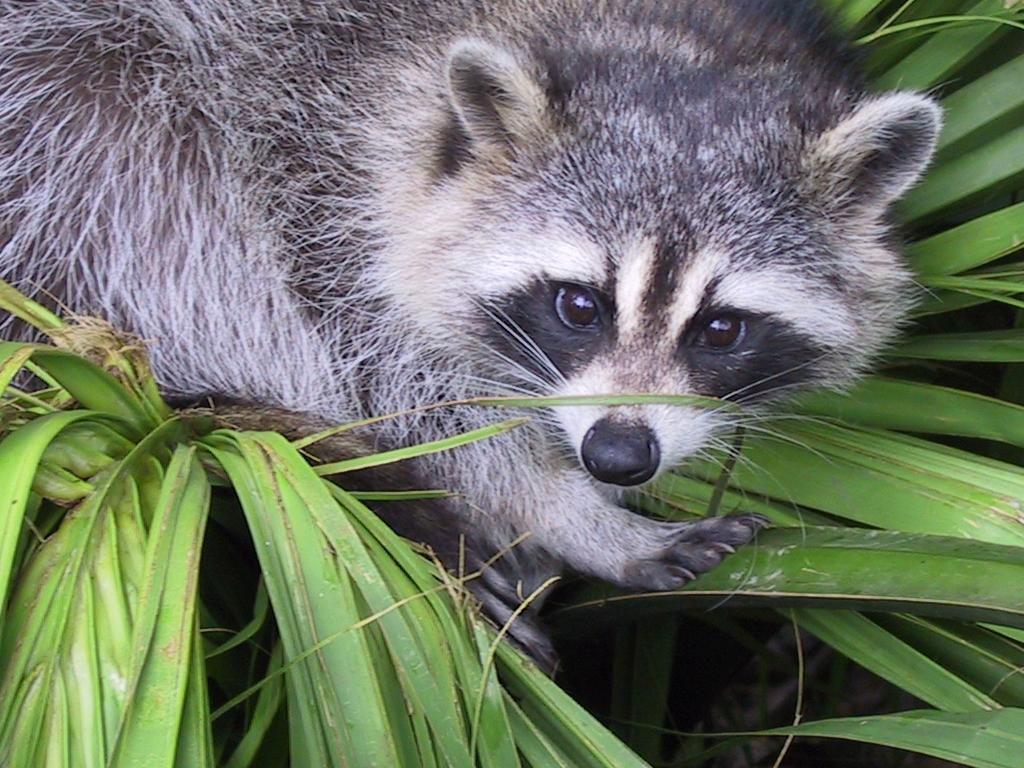
#> input picture 1-Array/ex03/animal.jpeg, 1024 x 768 px
$ python zoom.py
#> lines starting #> are read from the running program, lines starting #| are printed output that depends on the picture
### 1-Array/ex03/load_image.py
# load_image.py

import numpy as np
from matplotlib import pyplot as plt  # type: ignore


def ft_load(path: str) -> np.ndarray:
    """
    Load an image from the specified path and return it as a NumPy array.

    Args:
        path (str): The path to the image file.

    Returns:
        np.ndarray: The image as a NumPy array.

    Raises:
        FileNotFoundError: If the image file does not exist.
        ValueError: If the image format is not supported or
        the image is corrupted.
    """
#> called with path = 'animal.jpeg'
    try:
        # Charger l'image avec matplotlib
        image = plt.imread(path)
#> image is the input picture: shape (768, 1024, 3); mean R, G, B 110.7, 117.7, 102.1

        # Afficher le contenu des pixels
        print(f"The shape of image is: {image.shape}")
#| The shape of image is: (768, 1024, 3)
        print(image)
#> (printed output is left out)

        return image
    except FileNotFoundError:
        raise FileNotFoundError(
            f"FileNotFoundError: The file '{path}' does not exist."
        )
    except Exception as e:
        raise ValueError(f"ValueError: Unable to load the image. {e}")

### 1-Array/ex03/zoom.py
# zoom.py

import sys
import numpy as np
from matplotlib import pyplot as plt
from load_image import ft_load


def zoom_image(image: np.ndarray, zoom_area: tuple) -> np.ndarray:
    """
    Zoom on a specific area of the image and convert it to grayscale.

    Args:
        image (np.ndarray): The image as a NumPy array.
        zoom_area (tuple): The area to zoom (start_x, start_y, end_x, end_y).

    Returns:
        np.ndarray: The zoomed and grayscale image.

    Raises:
        ValueError: If the zoom area is invalid.
    """
    try:
        start_x, start_y, end_x, end_y = zoom_area

        # Vérifier que la zone de zoom est valide
        if (
            start_x < 0
            or start_y < 0
            or end_x > image.shape[1]
            or end_y > image.shape[0]
            or start_x >= end_x
            or start_y >= end_y
        ):
            raise ValueError("Invalid zoom area.")

        # Zoom sur la zone spécifiée
        zoomed_image = image[start_y:end_y, start_x:end_x]

        # Convertir l'image zoomée en niveaux de gris (1 canal)
        zoomed_gray = np.mean(zoomed_image, axis=2, keepdims=True).astype(
            np.uint8
        )

        # Afficher la nouvelle forme de l'image
        or_shape = (zoomed_image.shape[0], zoomed_gray.shape[1])
        print(f"New shape after slicing: {zoomed_gray.shape} or {or_shape}")
        print(zoomed_gray)

        return zoomed_gray
        # return zoomed_image
    except Exception as e:
        sys.tracebacklimit = 0
        raise ValueError(f"ValueError: {e}")


def display_image(image: np.ndarray, title: str):
    """
    Display the image with a title.

    Args:
        image (np.ndarray): The image to display.
        title (str): The title of the image.
    """
    plt.imshow(image, cmap="gray")  # Afficher en niveaux de gris
    plt.title(title)
    plt.xlabel("X axis")
    plt.ylabel("Y axis")
    plt.show()


def main():
    """
    Main function to load the image, zoom on a specific area, and display it.
    """
    try:
        # Charger l'image
        image = ft_load("animal.jpeg")

        # Définir la zone à zoomer (par exemple, un carré au centre de l'image)
        height, width, _ = image.shape
#> height = 768; width = 1024
        start_x = width // 4
#> start_x = 256
        start_y = height // 4
#> start_y = 192
        end_x = start_x + 400
#> end_x = 656
        end_y = start_y + 400
#> end_y = 592
        zoom_area = (start_x, start_y, end_x, end_y)
#> zoom_area = (256, 192, 656, 592)

        # Effectuer le zoom
        zoomed_image = zoom_image(image, zoom_area)
#> in zoom_image, `zoomed_image = image[start_y:end_y, start_x:end_x]`:
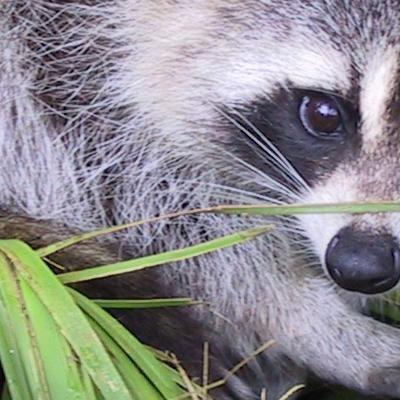
#> zoomed_image: shape (400, 400, 3); mean R, G, B 140.7, 139.9, 141.7
#> in zoom_image, `zoomed_gray = np.mean(zoomed_image, axis=2, keepdims=True).astype( np...`:
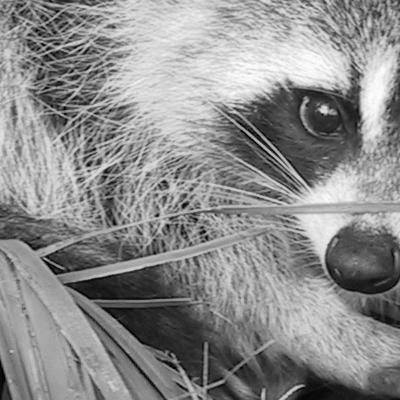
#> zoomed_gray: shape (400, 400, 1); min 0, max 254, mean 140.5
#| New shape after slicing: (400, 400, 1) or (400, 400)
#> (printed output is left out)

        # Afficher l'image zoomée
        display_image(zoomed_image, "Zoomed Image")
    except Exception as e:
        sys.tracebacklimit = 0
        print(f"Error: {e}")


if __name__ == "__main__":
    main()
